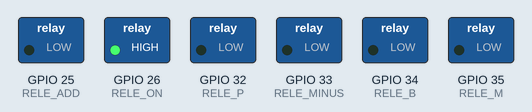
Bench run of a sketch on a simulated ESP32. Parts: switched loads named in the sketch (green lamp = pin HIGH). Dashed ring = blinking.

Above: at 0.2 s.
Timing chart, 0 to 3.0 s (numbered marks = the images above):
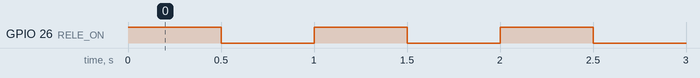

Measured:
- by itself, GPIO 26 (RELE_ON): alternates HIGH for 0.50 s and LOW for 0.50 s

The sketch:

ctr_rele.ino
```cpp
#define RELE_ON 26
#define RELE_ADD 25
#define RELE_MINUS 33
#define RELE_P 32
#define RELE_M 35
#define RELE_B 34


void setup() {
  // put your setup code here, to run once:
  pinMode(RELE_ON, OUTPUT);
  pinMode(RELE_ADD, OUTPUT);
  pinMode(RELE_MINUS, OUTPUT);
  pinMode(RELE_P, OUTPUT);
  pinMode(RELE_M, OUTPUT);
  pinMode(RELE_B, OUTPUT);
}

void loop() {
  // put your main code here, to run repeatedly:
  digitalWrite(RELE_ON,HIGH);
  delay(500);
  digitalWrite(RELE_ON,LOW);
  delay(500);
}
```
